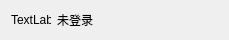
<?xml version="1.0" encoding="UTF-8"?>
<ui version="4.0">
 <class>NavigationUserWidget</class>
 <widget class="QWidget" name="NavigationUserWidget">
  <property name="geometry">
   <rect>
    <x>0</x>
    <y>0</y>
    <width>229</width>
    <height>40</height>
   </rect>
  </property>
  <property name="windowTitle">
   <string>NavigationUserWidget</string>
  </property>
  <layout class="QHBoxLayout" name="horizontalLayout">
   <property name="topMargin">
    <number>0</number>
   </property>
   <property name="rightMargin">
    <number>0</number>
   </property>
   <property name="bottomMargin">
    <number>0</number>
   </property>
   <item>
    <widget class="NMIconLabel" name="label_icon">
     <property name="minimumSize">
      <size>
       <width>40</width>
       <height>40</height>
      </size>
     </property>
     <property name="maximumSize">
      <size>
       <width>40</width>
       <height>40</height>
      </size>
     </property>
     <property name="text">
      <string>TextLabel</string>
     </property>
    </widget>
   </item>
   <item>
    <widget class="NMClickedLabel" name="label_user">
     <property name="text">
      <string>未登录</string>
     </property>
    </widget>
   </item>
   <item>
    <widget class="NMIconLabel" name="label_function">
     <property name="text">
      <string/>
     </property>
    </widget>
   </item>
   <item>
    <spacer name="horizontalSpacer">
     <property name="orientation">
      <enum>Qt::Horizontal</enum>
     </property>
     <property name="sizeHint" stdset="0">
      <size>
       <width>40</width>
       <height>20</height>
      </size>
     </property>
    </spacer>
   </item>
  </layout>
 </widget>
 <customwidgets>
  <customwidget>
   <class>NMIconLabel</class>
   <extends>QLabel</extends>
   <header>NMLabel.h</header>
  </customwidget>
  <customwidget>
   <class>NMClickedLabel</class>
   <extends>QLabel</extends>
   <header>NMLabel.h</header>
  </customwidget>
 </customwidgets>
 <resources/>
 <connections/>
</ui>
